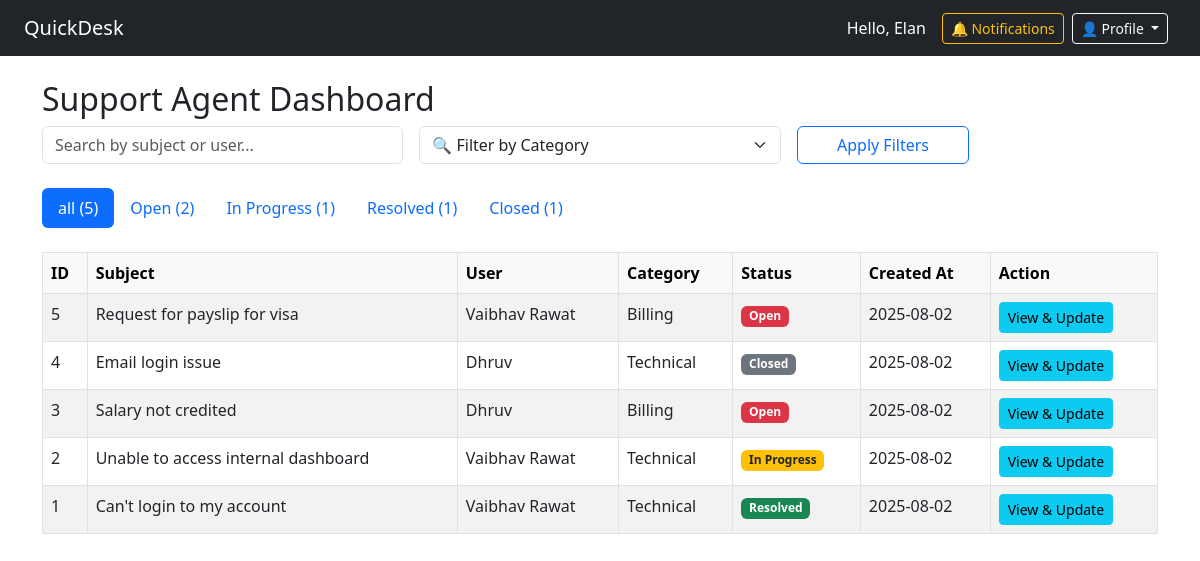
The app's page /agent (signed in) with its own data.
### app.py (models this page shows, shortened)
class User(db.Model, UserMixin):
    id = db.Column(db.Integer, primary_key=True)
    email = db.Column(db.String(150), unique=True, nullable=False)
    name = db.Column(db.String(150), nullable=False)
    password_hash = db.Column(db.String(200), nullable=False)
    role = db.Column(db.String(50), default='user')
    is_active = db.Column(db.Boolean, default=True)
    notifications = db.relationship('Notification', backref='user', lazy='dynamic')
    tickets = db.relationship('Ticket', backref='owner', lazy=True)
    replies = db.relationship('TicketReply', backref='author', lazy=True)

class Ticket(db.Model):
    id = db.Column(db.Integer, primary_key=True)
    subject = db.Column(db.String(200), nullable=False)
    description = db.Column(db.Text, nullable=False)
    category = db.Column(db.String(100), nullable=False)
    attachment = db.Column(db.String(200))
    status = db.Column(db.String(50), default='Open')
    user_id = db.Column(db.Integer, db.ForeignKey('user.id'), nullable=False)
    user_name = db.Column(db.String(150), nullable=False)  # ✅ store user name
    created_at = db.Column(db.DateTime, default=datetime.utcnow)
    replies = db.relationship('TicketReply', backref='ticket', lazy=True)

### app.py (the view)
@app.route('/agent')
@login_required
@role_required('agent')
def agent_dashboard():
    status_filter = request.args.get('status', 'all')
    search_query = request.args.get('search', '').strip()
    category_filter = request.args.get('category')
    query = Ticket.query
    if status_filter != 'all':
        query = query.filter_by(status=status_filter)
    if search_query:
        query = query.filter(
            Ticket.subject.ilike(f"%{search_query}%") |
            Ticket.user_name.ilike(f"%{search_query}%")
        )
    if category_filter:
        query = query.filter_by(category=category_filter)
    tickets = query.order_by(Ticket.created_at.desc()).all()
    all_count = Ticket.query.count()
    open_count = Ticket.query.filter_by(status='Open').count()
    inprogress_count = Ticket.query.filter_by(status='In Progress').count()
    resolved_count = Ticket.query.filter_by(status='Resolved').count()
    closed_count = Ticket.query.filter_by(status='Closed').count()
    categories = Category.query.order_by(Category.name.asc()).all()
    return render_template('agent_dashboard.html',
                           tickets=tickets,
                           all_count=all_count,
                           open_count=open_count,
                           inprogress_count=inprogress_count,
                           resolved_count=resolved_count,
                           closed_count=closed_count,
                           current_status=status_filter,
                           categories=categories,
                           selected_category=category_filter or '',
                           search_query=search_query)

### app.py (called while the page is built)
@login_manager.user_loader
def load_user(user_id):
    return User.query.get(int(user_id))

def role_required(role_name):
    def wrapper(f):
        @wraps(f)
        def decorated_function(*args, **kwargs):
            if not current_user.is_authenticated or current_user.role != role_name:
                flash("Access denied.", "warning")
                return redirect(url_for('dashboard'))
            return f(*args, **kwargs)
        return decorated_function
    return wrapper

### templates/agent_dashboard.html (shortened to what this page needs)
{% extends 'base.html' %}
{% block content %}
<h2>Support Agent Dashboard</h2>
<form method="GET" action="{{ url_for('agent_dashboard') }}" class="row g-3 mb-4 align-items-end">
  <div class="col-md-4">
    <input type="text" name="search" class="form-control" placeholder="Search by subject or user..."
           value="{{ search_query }}">
  </div>
  <div class="col-md-4">
    <select name="category" class="form-select">
      <option value="">🔍 Filter by Category</option>
    </select>
  </div>
  <div class="col-md-2">
    <button class="btn btn-outline-primary w-100" type="submit">Apply Filters</button>
  </div>
</form>
<ul class="nav nav-pills mb-4">
  {% for status, count in [('all', all_count), ('Open', open_count), ('In Progress', inprogress_count), ('Resolved', resolved_count), ('Closed', closed_count)] %}
  <li class="nav-item">
    <a class="nav-link {% if current_status == status %}active{% endif %}"
       href="{{ url_for('agent_dashboard', status=status, category=selected_category, search=search_query) }}">
      {{ status }} ({{ count }})
    </a>
  </li>
  {% endfor %}
</ul>
<table class="table table-bordered table-striped">
  <thead class="table-light">
    <tr>
      <th>ID</th>
      <th>Subject</th>
      <th>User</th>
      <th>Category</th>
      <th>Status</th>
      <th>Created At</th>
      <th>Action</th>
    </tr>
  </thead>
  <tbody>
    {% for ticket in tickets %}
    <tr>
      <td>{{ ticket.id }}</td>
      <td>{{ ticket.subject }}</td>
      <td>{{ ticket.user_name }}</td>
      <td>{{ ticket.category or '—' }}</td>
      <td>
        {% if ticket.status == 'Open' %}
          <span class="badge bg-danger">Open</span>
        {% elif ticket.status == 'In Progress' %}
          <span class="badge bg-warning text-dark">In Progress</span>
        {% elif ticket.status == 'Resolved' %}
          <span class="badge bg-success">Resolved</span>
        {% elif ticket.status == 'Closed' %}
          <span class="badge bg-secondary">Closed</span>
        {% else %}
          {{ ticket.status }}
        {% endif %}
      </td>
      <td>{{ ticket.created_at.strftime('%Y-%m-%d') }}</td>
      <td>
        <a href="{{ url_for('agent_ticket_detail', ticket_id=ticket.id) }}" class="btn btn-sm btn-info">View & Update</a>
      </td>
    </tr>
    {% else %}
    <tr>
      <td colspan="7" class="text-center">No tickets found for this filter.</td>
    </tr>
    {% endfor %}
  </tbody>
</table>
{% endblock %}

### templates/base.html (shortened to what this page needs)
<!DOCTYPE html>
<html lang="en">
<head>
  <link href="https://cdn.jsdelivr.net/npm/bootstrap@5.3.0/dist/css/bootstrap.min.css" rel="stylesheet">
</head>
<body>
  <nav class="navbar navbar-expand-lg navbar-dark bg-dark px-4">
    <a class="navbar-brand" href="{{ url_for('dashboard') }}">QuickDesk</a>
    {% if current_user.is_authenticated %}
    <div class="ms-auto d-flex align-items-center">
      <span class="text-white me-3">Hello, {{ current_user.name }}</span>
      <a class="btn btn-sm btn-outline-warning me-2" href="{{ url_for('notifications') }}">
        🔔 Notifications
      </a>
      <div class="dropdown me-2">
        <button class="btn btn-sm btn-outline-light dropdown-toggle" type="button" data-bs-toggle="dropdown">
          👤 Profile
        </button>
      </div>
    </div>
    {% else %}
    <div class="ms-auto">
      <a class="btn btn-outline-light btn-sm" href="{{ url_for('login') }}">Login</a>
    </div>
    {% endif %}
  </nav>
  <div class="container mt-4">
    {% block content %}{% endblock %}
  </div>
</body>
</html>

### records on screen
User: name "Elan"
Ticket: status "Resolved", id "1", subject "Can't login to my account", user_name "Vaibhav Rawat", category "Technical", created_at "2025-08-02"
Ticket: id "5", subject "Request for payslip for visa", user_name "Vaibhav Rawat", category "Billing", status "Open", created_at "2025-08-02"
Ticket: id "4", subject "Email login issue", user_name "Dhruv", category "Technical", status "Closed", created_at "2025-08-02"
Ticket: id "3", subject "Salary not credited", user_name "Dhruv", category "Billing", status "Open", created_at "2025-08-02"
Ticket: id "2", subject "Unable to access internal dashboard", user_name "Vaibhav Rawat", category "Technical", status "In Progress", created_at "2025-08-02"

### other values on screen
{{ status }} "all" "Open" "In Progress" "Closed"
{{ count }} "5" "2" "1" "1"
